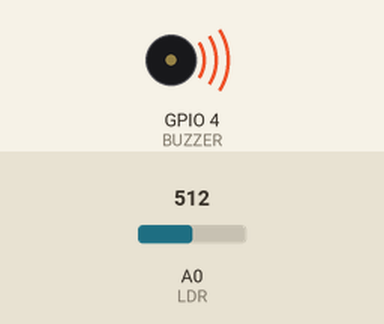
This sketch was run on a simulated ESP8266 (NodeMCU). Parts: buzzer (waves = sounding, pin HIGH). Inputs (shaded band) come from the test bench; at power-on: A0 (LDR) = 512. Storage starts empty; random numbers use the default seed unless the sketch sets one; what the sketch prints to the serial monitor is not drawn.

Above: at 9.5 s.
9.6 s: A0 (LDR) set to 503
11.1 s: A0 (LDR) set to 522
23.1 s: A0 (LDR) set to 511
Timing chart, 0 to 26.1 s (numbered marks = the images above; inputs shaded):
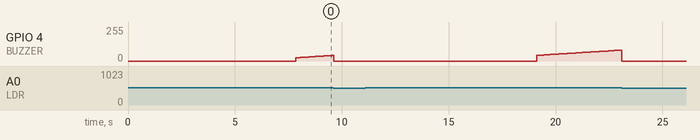

The sketch:

mosquito.ino
```cpp
#include <ESP8266WiFi.h>
#include <WiFiClient.h>
#include <ESPAsyncTCP.h>
#include <ESPAsyncWebServer.h>
#include <LittleFS.h>
#include "secrets.h"

#define BUZZER 4
#define LDR A0

const char *ssid = APSSID;
const char *password = APPSK;

const int MAX_LIGHT = 1023;
const int BASE_FREQ = 520;      // Base frequency for mosquito sound
const int FREQ_VARIATION = 60;  // Frequency variation for mosquito sound

enum Mode {
  DEAD = -1,
  SLEEPING = 0,
  LURKING = 1,
  HUNTING = 2
};

Mode mode = DEAD;  // Use enum for mode
int light = 0;
int sensitivity = MAX_LIGHT / 2;

AsyncWebServer server(80);

void setup() {
  Serial.println("Starting setup...");
  delay(1000);

  Serial.begin(115200);

  Serial.println("Init FS ...");
  initFS();

  Serial.println("Init WS ...");
  initWS();

  Serial.println("Init AP ...");
  initAP();

  pinMode(BUZZER, OUTPUT);
  analogWriteRange(1023);
  analogWriteFreq(320);

  Serial.println("Setup done!");

  // Set initial mode
  mode = SLEEPING;
}

void initWS() {
  server.serveStatic("/", LittleFS, "/");

  server.on("/", HTTP_GET, [](AsyncWebServerRequest *request) {
    request->send(LittleFS, "/index.html", "text/html");
  });

  server.on("/mode", HTTP_GET, [](AsyncWebServerRequest *request) {
    request->send(200, "text/plain", String(mode));
  });

  server.on("/light", HTTP_GET, [](AsyncWebServerRequest *request) {
    request->send(200, "text/plain", String(light * 100 / MAX_LIGHT));
  });

  server.on("/sensitivity", HTTP_GET, [](AsyncWebServerRequest *request) {
    request->send(200, "text/plain", String(sensitivity * 100 / MAX_LIGHT));
  });

  server.on("/sensitivity", HTTP_PUT, [](AsyncWebServerRequest *request) {
    if (!request->hasParam("value")) {
      request->send(400, "text/plain", "value must be an integer from 0 to 100");
      return;
    }
    String value = request->getParam("value")->value();
    int percentage = 0;
    bool valid = value.length() > 0;
    for (unsigned int i = 0; valid && i < value.length(); i++) {
      char c = value[i];
      if (c < '0' || c > '9') {
        valid = false;
      } else {
        percentage = percentage * 10 + (c - '0');
        valid = percentage <= 100;
      }
    }
    if (!valid) {
      request->send(400, "text/plain", "value must be an integer from 0 to 100");
      return;
    }
    sensitivity = percentage * MAX_LIGHT / 100;
    request->send(200, "text/plain", String(sensitivity));
  });

  server.begin();

  Serial.println("HTTP server started");
}

void initAP() {
  WiFi.softAP(ssid, password);
  IPAddress myIP = WiFi.softAPIP();

  Serial.print("AP IP address: ");
  Serial.println(myIP);
}

void initFS() {
  if (!LittleFS.begin()) {
    Serial.println("FS error!");
  } else {
    Serial.println("FS done!");
  }
}

void loop() {
  unsigned long now = millis();
  static unsigned long lastRun = 0;

  if (now - lastRun >= 25 && mode != DEAD) {  // run every 25 ms if not dead
    lastRun = now;
    handle_mode(now);
  }
}

void handle_mode(unsigned long now) {
  static unsigned long lurkStart = 0;
  static unsigned long lurkDuration = 0;

  light = analogRead(LDR);

  Mode currentMode = mode;

  if (light > sensitivity) {
    if (mode == SLEEPING) {
      mode = LURKING;
      lurkStart = now;
      lurkDuration = random(5000, 10000);  // lurk for 5 to 10 seconds
    } else if (mode == LURKING && now - lurkStart >= lurkDuration) {
      mode = HUNTING;  // hunting
    }
  } else {
    mode = SLEEPING;  // sleeping
  }

  if (mode == HUNTING) {
    mosquito_sound();
  } else if (mode == SLEEPING && currentMode == HUNTING) {
    analogWrite(BUZZER, 0);
  }
}

void mosquito_sound() {
  static unsigned long lastFreqChange = 0;
  static unsigned long lastAmpChange = 0;
  static int freq = BASE_FREQ;
  static int direction = 1;
  static int amplitude = 100;
  static int ampDir = 1;
  unsigned long now = millis();
  static unsigned long ampInterval = 25;     // Start with 25 ms
  static unsigned long freqInterval = 2000;  // Start with 2000 ms

  // Slowly drift frequency every 2 seconds
  if (now - lastFreqChange >= freqInterval) {
    lastFreqChange = now;
    freq += direction;
    if (freq >= BASE_FREQ + FREQ_VARIATION) direction = -1;
    if (freq <= BASE_FREQ) direction = 1;
    analogWriteFreq(freq);
    freqInterval = random(1800, 2200);
  }

  // Slowly drift amplitude every 100 ms
  if (now - lastAmpChange >= ampInterval) {
    lastAmpChange = now;
    amplitude += ampDir;
    if (amplitude >= 512) ampDir = -1;
    if (amplitude <= 100) ampDir = 1;
    ampInterval = random(15, 25);
  }

  analogWrite(BUZZER, amplitude);
}
```

secrets.example.h
```cpp
#pragma once

#define APSSID "replace-with-a-unique-network-name"
#define APPSK "replace-with-a-unique-password"
```

Measured:
- after the input at 11.1 s, GPIO 4 (BUZZER): moves from 0/255 to 82/255 over 3.9 s, starting after 8.0 s
